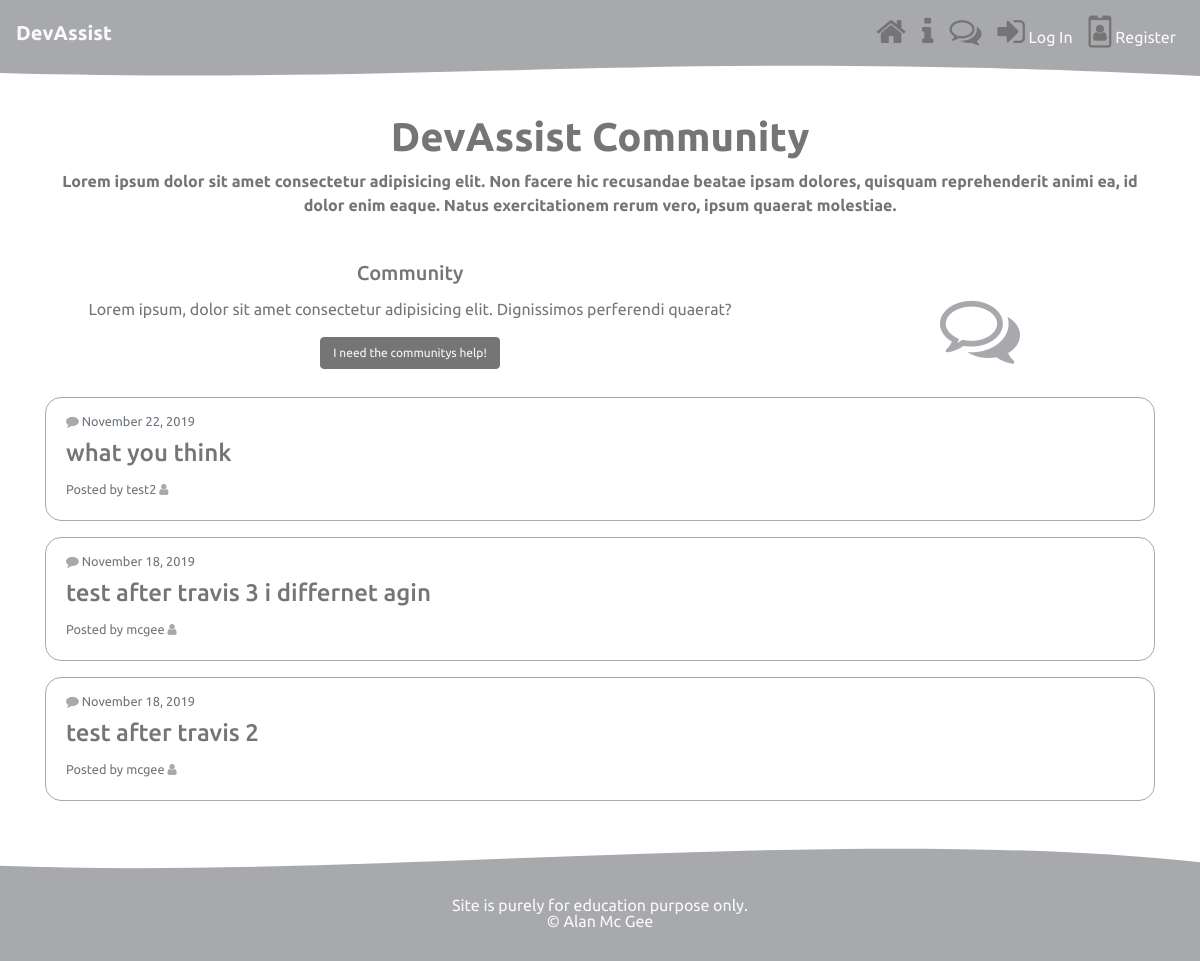
Before: /community/ with the older database file.
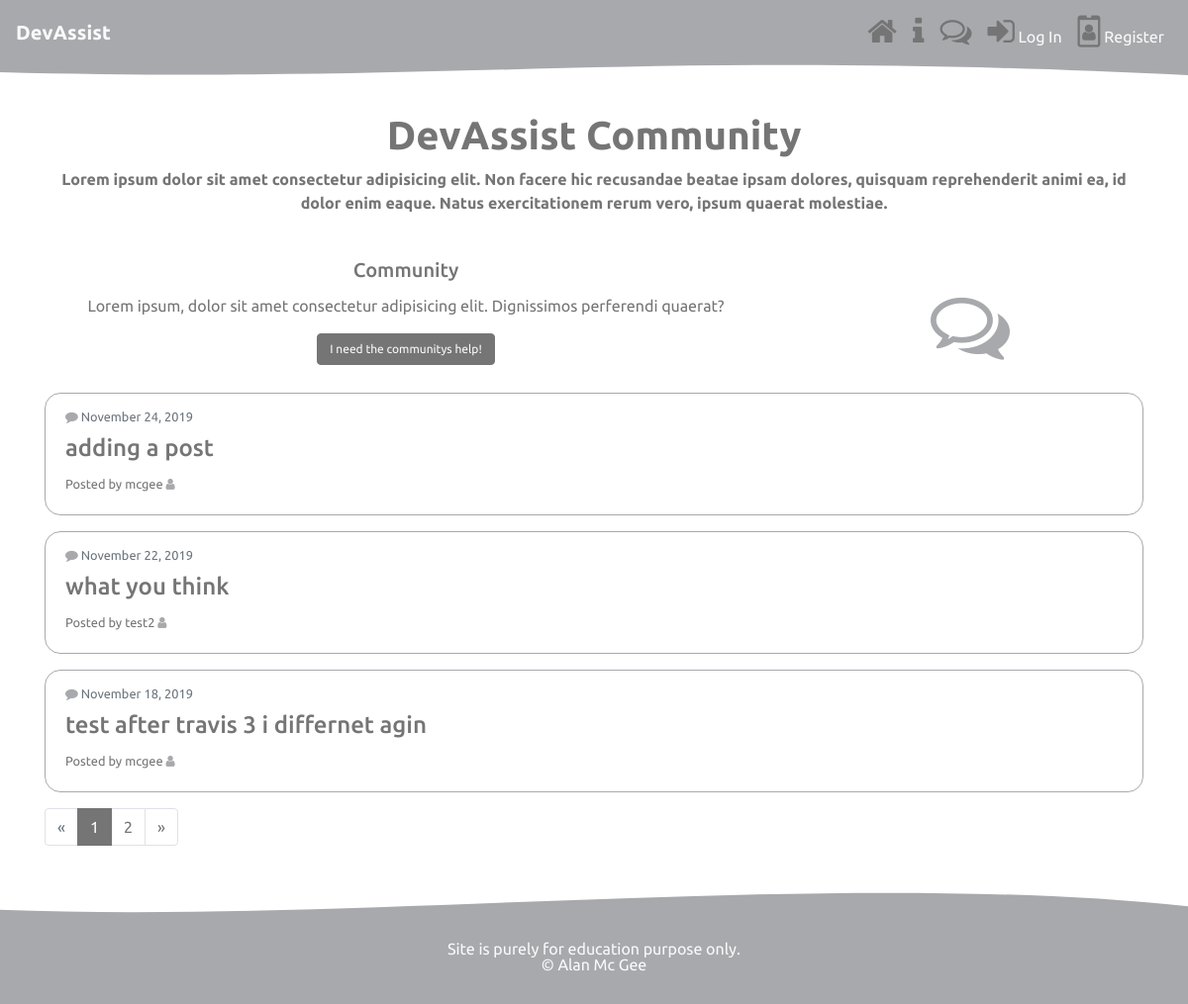
After: the same page with the newer database file.
### forum/models.py (models this page shows, shortened)
class Post(models.Model):
    title = models.CharField(max_length=100)
    content = models.TextField()
    date_posted = models.DateTimeField(default=timezone.now)
    author = models.ForeignKey(User, null=True, on_delete=models.CASCADE) # cascade -  when user is deleted remove all posts
    class Meta:
        ordering = ("-date_posted", )

### forum/views.py (the view)
# urls.py: path('community/', include('forum.urls')),
def community(request):
    querys = Post.objects.all()
    page = request.GET.get('page', 1)
    paginator = Paginator(querys, 3)
    post_pag = paginator.get_page(page)
    context = {
        "posts": post_pag
    }
    return render(request, "forum/forum_list.html", context)

### forum/templates/forum/forum_list.html
{% extends "base.html" %}
{% block content %}
{% include 'forum/includes/intro.html' %}
<div class="container mt-2 mb-2">
  <div class="row">
    <div class="col-md-8 order-2 order-md-1">
      <div class="card">
        <div class="card-body">
          <h5 class="card-title">Community</h5>
          <p class="card-text">Lorem ipsum, dolor sit amet consectetur adipisicing elit. Dignissimos perferendi
            quaerat?</p>
          <a href="{% url 'post-create' %}" class="btn btn-info">I need the communitys help!</a>
        </div>
      </div>
    </div>
    <div class="col-md-4 order-1">
      <div style="margin: auto; text-align: center; padding-top:3rem;">
        <i class="fa fa-comments-o fa-5x" aria-hidden="true"></i>
      </div>
    </div>
  </div>
</div>
<div class="container mt-2 mb-2">
  {% for post in posts %}
  <div class="row mb-3">
    <div class="col">
      <div class="card query-card">
        <div class="card-body query">
          <p class="card-subtitle mb-2 text-muted small"><i class="fa fa-comment" aria-hidden="true"></i>  {{ post.date_posted|date:"F d, Y" }}</p>
          <h4><a class="article-title" href="{% url 'post-detail' post.pk %}">{{ post.title }}</a></h4>
          <small>Posted by {{ post.author}}  <i class="fa fa-user" aria-hidden="true"></i>
          </small>
        </div>
      </div>
    </div>
  </div>
  {% endfor %}
  {% if posts.has_other_pages %}
  <ul class="pagination">
    {% if posts.has_previous %}
    <li class="page-item"><a class="page-link" href="?page={{ posts.previous_page_number }}">&laquo;</a></li>
    {% else %}
    <li class="disabled page-item"><span class="page-link">&laquo;</span></li>
    {% endif %}
    {% for i in posts.paginator.page_range %}
    {% if posts.number == i %}
    <li class="active page-item"><span class="page-link">{{ i }} <span class="sr-only">(current)</span></span></li>
    {% else %}
    <li><a class="page-link" href="?page={{ i }}">{{ i }}</a></li>
    {% endif %}
    {% endfor %}
    {% if posts.has_next %}
    <li class="page-item"><a class="page-link" href="?page={{ posts.next_page_number }}">&raquo;</a></li>
    {% else %}
    <li class="disabled page-item"><span class="page-link">&raquo;</span></li>
    {% endif %}
  </ul>
  {% endif %}
</div>
{% endblock%}

Changed rows visible on the page:
no longer on this page (row unchanged): Post: date_posted "November 18, 2019", title "test after travis 2", author "mcgee"
added Post: date_posted "November 24, 2019", title "adding a post", author "mcgee"
Other visible differences:
new list line: "1"
new list line: "2"
